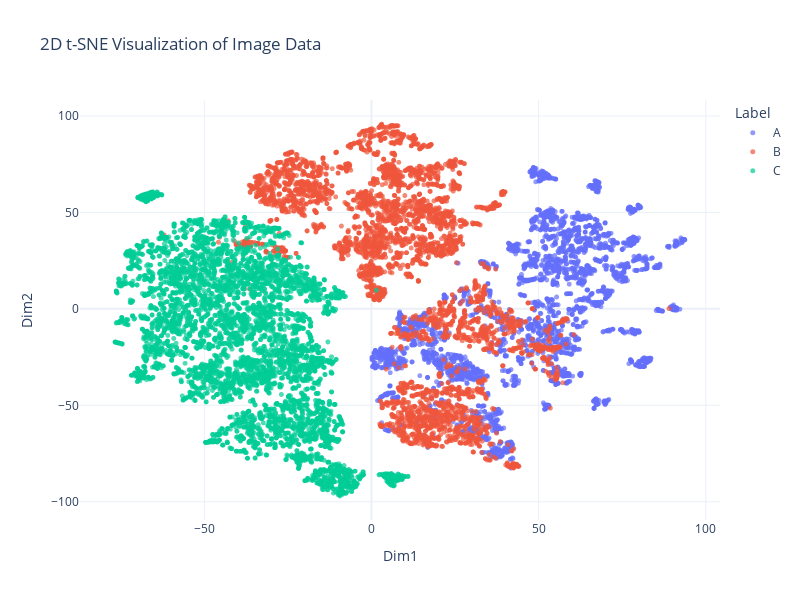

Notebook code cell kept with this figure:
### Markdown cell above
T-SNE

### Code cell
# 2D T-SNE Visualization
from sklearn.manifold import TSNE

tsne = TSNE(n_components=2, perplexity=30, learning_rate=200, n_iter=1000, random_state=42)
X_tsne = tsne.fit_transform(X)


df_plot = pd.DataFrame({
    'Dim1': X_tsne[:, 0],
    'Dim2': X_tsne[:, 1],
    'Label': label_names
})

fig = px.scatter(
    df_plot, x='Dim1', y='Dim2', color='Label',
    title='2D t-SNE Visualization',
    opacity=0.7,
    width=800, height=600
)
fig.update_traces(marker=dict(size=5))
fig.update_layout(template='plotly_white')
fig.show()

### Figure 1 — Plotly figure (JSON) as saved in the notebook; plotly's stock layout.template omitted (floating-point values rounded to 4 significant figures; data arrays with more than 128 entries replaced by an {"elided": "..."} marker saying what was removed)
{"data": [{"hovertemplate": "Label=A<br>Dim1=%{x}<br>Dim2=%{y}<extra></extra>", "legendgroup": "A", "marker": {"color": "#636efa", "opacity": 0.7, "size": 5, "symbol": "circle"}, "mode": "markers", "name": "A", "showlegend": true, "type": "scattergl", "x": {"elided": "3731 float values"}, "xaxis": "x", "y": {"elided": "3731 float values"}, "yaxis": "y"}, {"hovertemplate": "Label=B<br>Dim1=%{x}<br>Dim2=%{y}<extra></extra>", "legendgroup": "B", "marker": {"color": "#EF553B", "opacity": 0.7, "size": 5, "symbol": "circle"}, "mode": "markers", "name": "B", "showlegend": true, "type": "scattergl", "x": {"elided": "5000 float values"}, "xaxis": "x", "y": {"elided": "5000 float values"}, "yaxis": "y"}, {"hovertemplate": "Label=C<br>Dim1=%{x}<br>Dim2=%{y}<extra></extra>", "legendgroup": "C", "marker": {"color": "#00cc96", "opacity": 0.7, "size": 5, "symbol": "circle"}, "mode": "markers", "name": "C", "showlegend": true, "type": "scattergl", "x": {"elided": "6000 float values"}, "xaxis": "x", "y": {"elided": "6000 float values"}, "yaxis": "y"}], "layout": {"height": 600, "legend": {"title": {"text": "Label"}, "tracegroupgap": 0}, "title": {"text": "2D t-SNE Visualization of Image Data"}, "width": 800, "xaxis": {"anchor": "y", "domain": [0, 1], "title": {"text": "Dim1"}}, "yaxis": {"anchor": "x", "domain": [0, 1], "title": {"text": "Dim2"}}}}
